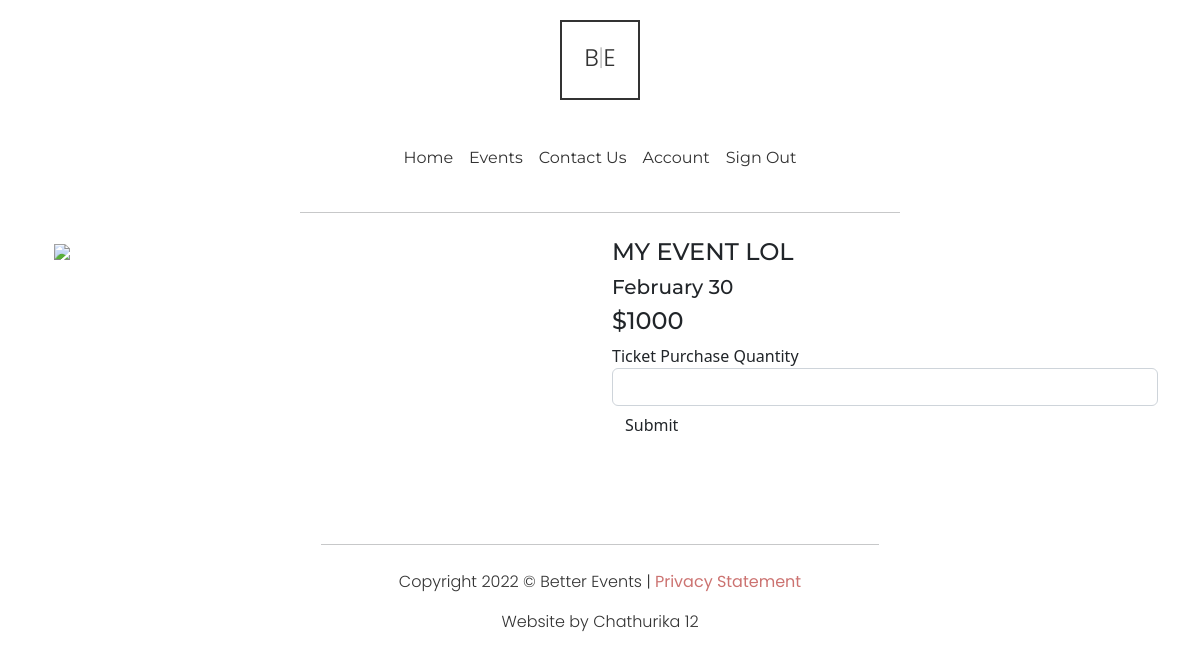
The app's page /purchase/2 (signed in), older data.
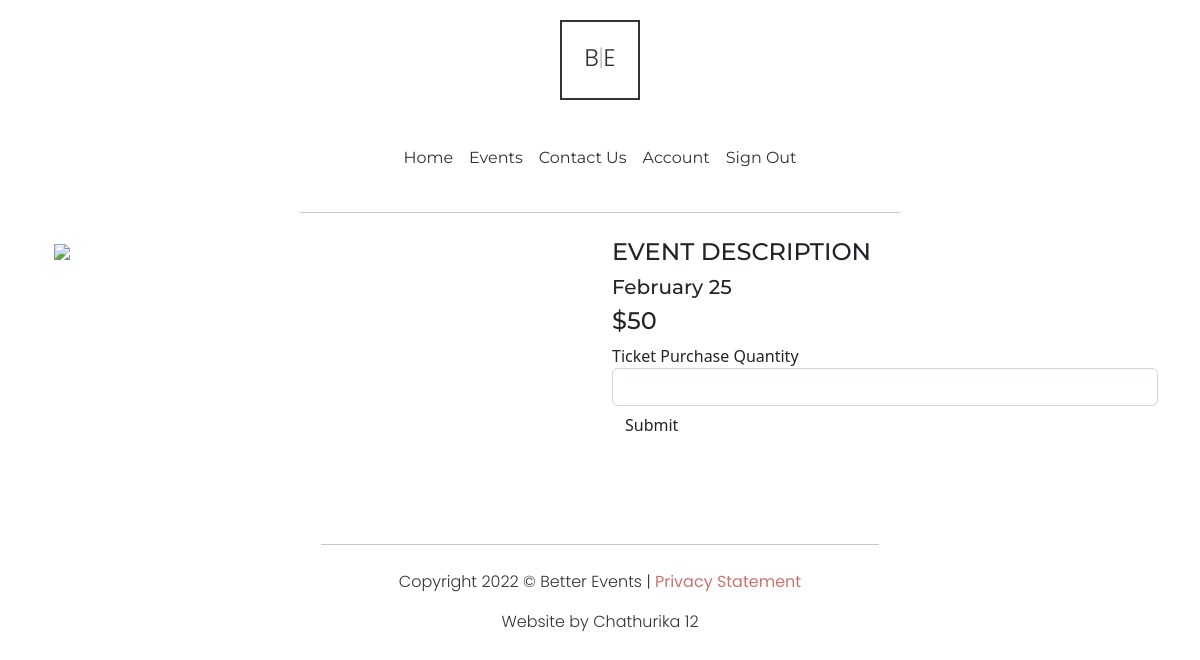
The same page, newer data.
### website/models.py (models this page shows, shortened)
class Event(db.Model):
    __tablename__='events'
    id = db.Column(db.Integer, primary_key=True)
    status = db.Column(db.String(20), nullable=False, default='Unpublished')
    datetime = db.Column(db.String(30), index=True)
    speaker = db.Column(db.String(40), index=True)
    ownerid = db.Column(db.Integer)
    tickets = db.Column(db.Integer)
    price = db.Column(db.Integer)
    title = db.Column(db.String(40), index=True)
    description = db.Column(db.String(550), index=True)
    category = db.Column(db.String(40), index=True)
    imgurl = db.Column(db.String(200), index=True)

### website/views.py (the view, shortened to what this page needs)
@bp.route('/purchase/<eventid>', methods=['GET', 'POST'])
@login_required
def purchase(eventid):
    event = Event.query.filter_by(id=eventid).first()
    purchaseform = PurchaseForm()
    return render_template('purchase.html', form=purchaseform, imgurl=event.imgurl,
                               title=event.title,
                               description=event.description,
                               status=event.status,
                               datetime=event.datetime,
                               speaker=event.speaker,
                               tickets=event.tickets,
                               ticketprice=event.price)

### website/forms.py
class PurchaseForm(FlaskForm):
    tickets = IntegerField("Ticket Purchase Quantity", validators=[InputRequired()])
    submit = SubmitField("Submit")

### website/__init__.py (called while the page is built)
def create_app():
    app=Flask(__name__)  # this is the name of the module/package that is calling this app
    app.debug=True
    app.secret_key='utroutoru'
    app.config['SQLALCHEMY_DATABASE_URI']='sqlite:///sitedata.db'
    db.init_app(app)
    bootstrap = Bootstrap(app)
    login_manager = LoginManager()
    login_manager.login_view='auth.login'
    login_manager.init_app(app)
    from .models import User  # importing here to avoid circular references
    @login_manager.user_loader
    def load_user(user_id):
       return User.query.get(int(user_id))
    from . import views
    app.register_blueprint(views.bp)
    from . import auth
    app.register_blueprint(auth.bp)
    return app

### website/templates/purchase.html (shortened to what this page needs)
{% extends "base.html" %}
{% import "bootstrap/wtf.html" as wtf %}
{% block content %}
<hr>
<div class="container">
  <div class="row">
    <div class="col">
      <div class="container" style="width: 100%">
        <img src={{imgurl}}>
      </div>
    </div>
    <div class="col">
      <h4>{{title}}</h4>
      <h5>{{datetime}}</h5>
      <h4>${{ticketprice}}</h4>
      <div>
        {{wtf.quick_form(form)}}
      </div>
    </div>
  </div>
  {% endblock %}

Row changes from the older to the newer data that the page shows:
changed Event: title "MY EVENT LOL" → "EVENT DESCRIPTION"; datetime "February 30" → "February 25"; price "1000" → (not shown)
Text that changed along with them:
{{ ticketprice }}: (not shown) → "50"
